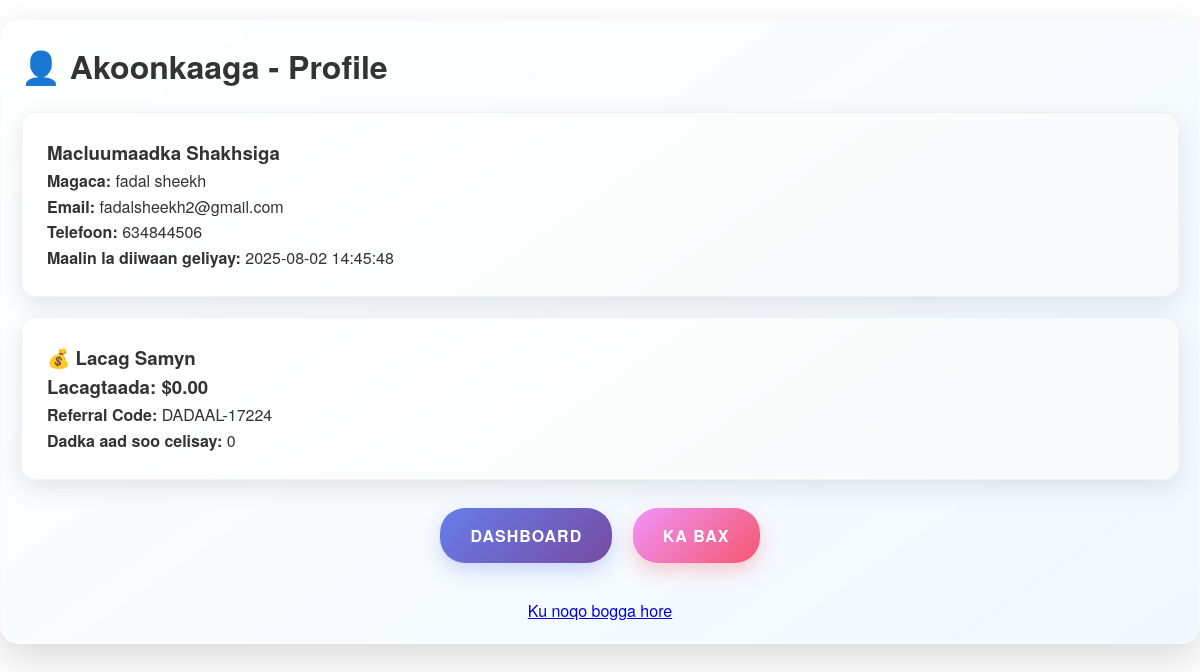
Screenshot of /profile (signed in) with the database file from the repository.
### tables this page shows
CREATE TABLE users (
            id INTEGER PRIMARY KEY AUTOINCREMENT,
            name TEXT NOT NULL,
            email TEXT UNIQUE NOT NULL,
            phone TEXT,
            password_hash TEXT NOT NULL DEFAULT '',
            total_earnings REAL DEFAULT 0,
            referral_code TEXT UNIQUE,
            referrer_id INTEGER,
            status TEXT DEFAULT 'active',
            premium_until DATE,
            email_verified BOOLEAN DEFAULT 0,
            created_at TIMESTAMP DEFAULT CURRENT_TIMESTAMP,
            updated_at TIMESTAMP DEFAULT CURRENT_TIMESTAMP,
            FOREIGN KEY (referrer_id) REFERENCES users (id)
        );

### app.py (the view)
@app.route('/profile')
@login_required
def profile():
    conn = sqlite3.connect('dadaal.db')
    cursor = conn.cursor()
    cursor.execute('''
        SELECT name, email, phone, total_earnings, referral_code, premium_until, created_at
        FROM users WHERE id = ?
    ''', (session['user_id'],))
    user_data = cursor.fetchone()
    cursor.execute('SELECT COUNT(*) FROM referrals WHERE referrer_id = ? AND status = "completed"', (session['user_id'],))
    referral_count = cursor.fetchone()[0]
    conn.close()
    return render_template('profile.html', user=user_data, referral_count=referral_count)

### app.py (called while the page is built)
@app.context_processor
def inject_translation():
    return dict(t=t, current_lang=translator.get_language())

def login_required(f):
    @wraps(f)
    def decorated_function(*args, **kwargs):
        if 'user_id' not in session:
            flash('Fadlan gal akoonkaaga si aad u aragto boggan.')
            return redirect(url_for('login'))
        return f(*args, **kwargs)
    return decorated_function

### translations.py (called while the page is built)
    def get_language(self):
        if 'language' in session:
            return session['language']
        lang = request.args.get('lang')
        if lang and lang in self.languages:
            session['language'] = lang
            return lang
        return 'so'

### templates/profile.html (shortened to what this page needs)
<!DOCTYPE html>
<html lang="so">
<head>
    <link rel="stylesheet" href="{{ url_for('static', filename='style.css') }}">
</head>
<body>
    <div class="container">
        <h1>👤 Akoonkaaga - Profile</h1>
        {% if user %}
        <div class="card">
            <h3>Macluumaadka Shakhsiga</h3>
            <p><strong>Magaca:</strong> {{ user[0] }}</p>
            <p><strong>Email:</strong> {{ user[1] }}</p>
            <p><strong>Telefoon:</strong> {{ user[2] or 'Lama gelin' }}</p>
            <p><strong>Maalin la diiwaan geliyay:</strong> {{ user[6] }}</p>
        </div>
        <div class="card">
            <h3>💰 Lacag Samyn</h3>
            <div class="earnings-display">
                <h3>Lacagtaada: ${{ "%.2f"|format(user[3]) }}</h3>
            </div>
            <p><strong>Referral Code:</strong> {{ user[4] }}</p>
            <p><strong>Dadka aad soo celisay:</strong> {{ referral_count }}</p>
        </div>
        <div style="text-align: center; margin-top: 20px;">
            <a href="{{ url_for('dashboard') }}" class="btn btn-primary">Dashboard</a>
            <a href="{{ url_for('logout') }}" class="btn btn-warning">Ka Bax</a>
        </div>
        {% endif %}
        <div style="text-align: center; margin-top: 20px;">
            <a href="/">Ku noqo bogga hore</a>
        </div>
    </div>
</body>
</html>

### static/style.css (style rules this page uses)
* { margin: 0; padding: 0; box-sizing: border-box; }
body { font-family: 'Helvetica Neue', Arial, sans-serif; line-height: 1.6; background: #ffffff; min-height: 100vh; color: #333; }
.container { max-width: 1200px; margin: 0 auto; padding: 20px; background: linear-gradient(145deg, rgba(255, 255, 255, 0.9), rgba(240, 248, 255, 0.95)); border-radius: 20px; margin-top: 20px; box-shadow: 0 15px 40px rgba(0, 0, 0, 0.15); backdrop-filter: blur(15px); border: 1px solid rgba(255, 255, 255, 0.2); }
.card { background: linear-gradient(145deg, #ffffff, #f8f9fa); border-radius: 15px; padding: 25px; margin: 20px 0; box-shadow: 0 8px 25px rgba(0,0,0,0.1); transition: all 0.4s ease; border: 1px solid rgba(52, 152, 219, 0.1); position: relative; overflow: hidden; }
.card::before { content: ''; position: absolute; top: 0; left: -100%; width: 100%; height: 2px; background: linear-gradient(90deg, #3498db, #e74c3c, #f39c12, #27ae60); transition: left 0.5s ease; }
button, .cta-btn, .btn { background: linear-gradient(135deg, #667eea 0%, #764ba2 100%); color: white; border: none; padding: 15px 30px; cursor: pointer; border-radius: 25px; text-decoration: none; display: inline-block; margin: 8px; font-size: 16px; font-weight: 600; text-transform: uppercase; letter-spacing: 1px; box-shadow: 0 8px 15px rgba(0,0,0,0.1); transition: all 0.3s ease; position: relative; overflow: hidden; }
button::before, .cta-btn::before, .btn::before { content: ''; position: absolute; top: 0; left: -100%; width: 100%; height: 100%; background: linear-gradient(90deg, transparent, rgba(255,255,255,0.2), transparent); transition: left 0.5s; }
.btn-primary { background: linear-gradient(135deg, #667eea 0%, #764ba2 100%); box-shadow: 0 8px 20px rgba(102, 126, 234, 0.3); }
.btn-warning { background: linear-gradient(135deg, #f093fb 0%, #f5576c 100%); color: white; box-shadow: 0 8px 20px rgba(245, 87, 108, 0.3); }

### rows the page displays
users: name "fadal sheekh", email "fadalsheekh2@gmail.com", phone "634844506", created_at "2025-08-02 14:45:48", total_earnings "0.00", referral_code "DADAAL-17224"

### other values shown
{{ referral_count }} "0"
